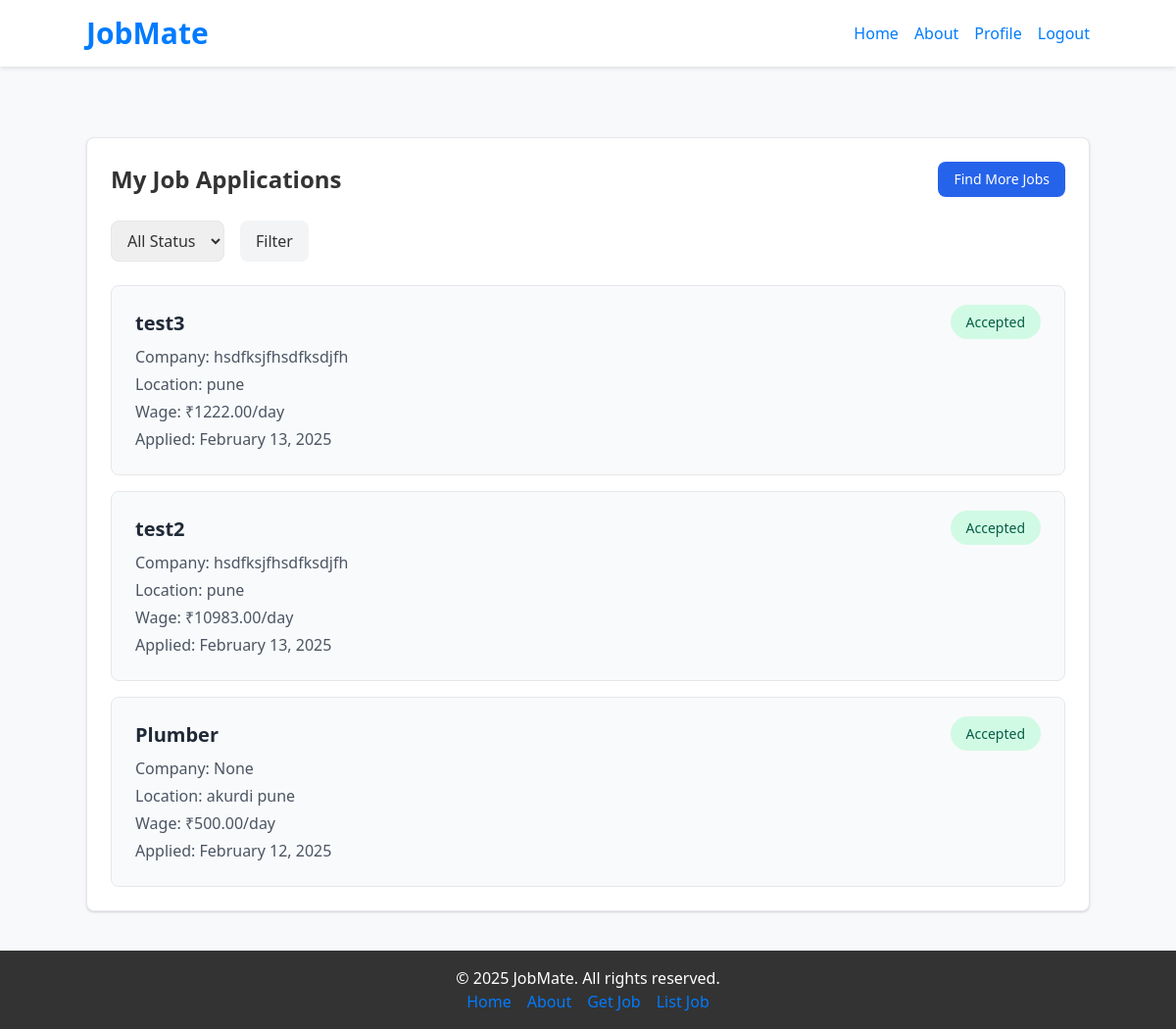
/worker/applications/ (signed in), run on an earlier commit of the app's database.
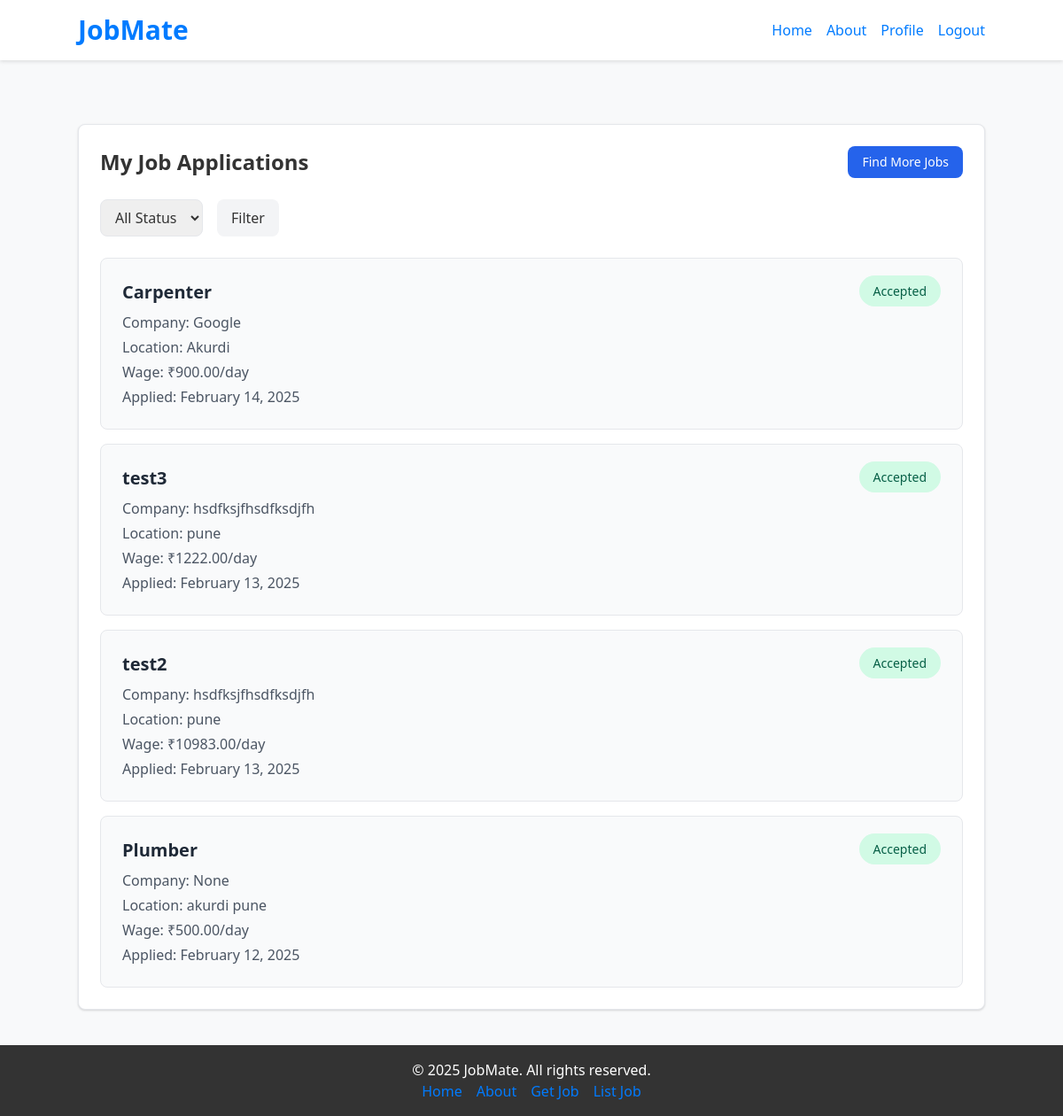
And on a later commit of the database.
### contractor/models.py (models this page shows, shortened)
class Application(models.Model):
    STATUS_CHOICES = (
        ('pending', 'Pending'),
        ('accepted', 'Accepted'),
        ('rejected', 'Rejected')
    )
    worker = models.ForeignKey('worker.Worker', on_delete=models.CASCADE)
    job = models.ForeignKey(Job, on_delete=models.CASCADE)
    status = models.CharField(max_length=10, choices=STATUS_CHOICES, default='pending')
    applied_at = models.DateTimeField(auto_now_add=True)
    class Meta:
        unique_together = ('worker', 'job')

class Job(models.Model):
    STATUS_CHOICES = (
        ('open', 'Open'),
        ('closed', 'Closed')
    )
    contractor = models.ForeignKey(Contractor, on_delete=models.CASCADE)
    title = models.CharField(max_length=255)
    description = models.TextField()
    location = models.CharField(max_length=255)
    wage = models.DecimalField(max_digits=10, decimal_places=2)
    required_skills = models.TextField(blank=True, null=True)
    created_at = models.DateTimeField(auto_now_add=True)
    status = models.CharField(max_length=10, choices=STATUS_CHOICES, default='open')

class Contractor(models.Model):
    user = models.OneToOneField(CustomUser, on_delete=models.CASCADE, primary_key=True)
    company_name = models.CharField(max_length=255, blank=True, null=True)
    rating_avg = models.FloatField(default=0)
    about = models.TextField(blank=True, null=True)

### worker/views.py (the view)
# urls.py: path('applications/', views.manage_applications, name='manage-applications'),
@login_required(login_url='/login/')
def applications(request):
    status_filter = request.GET.get('status', '')
    applications_list = Application.objects.filter(worker=request.user.worker)
    if status_filter:
        applications_list = applications_list.filter(status=status_filter)
    applications_list = applications_list.order_by('-applied_at')
    paginator = Paginator(applications_list, 10)  # Show 10 applications per page
    page = request.GET.get('page')
    applications = paginator.get_page(page)
    return render(request, 'worker_applications.html', {
        'applications': applications,
        'status': status_filter
    })

### worker/templates/worker_applications.html (shortened to what this page needs)
{% extends "base.html" %}
{% block content %}
<div class="max-w-6xl mx-auto mt-8">
    <div class="bg-white shadow rounded-lg p-6 border">
        <div class="flex justify-between items-center mb-6">
            <h2 class="text-2xl font-bold">My Job Applications</h2>
            <a href="{% url 'find-jobs' %}" class="bg-blue-600 text-white px-4 py-2 rounded-lg text-sm font-medium hover:bg-blue-700">
                Find More Jobs
            </a>
        </div>
        <div class="mb-6">
            <form method="get" class="flex gap-4">
                <select name="status" class="px-3 py-2 border rounded-lg focus:outline-none focus:ring-2 focus:ring-blue-600">
                    <option value="">All Status</option>
                </select>
                <button type="submit" class="bg-gray-100 px-4 py-2 rounded-lg hover:bg-gray-200">
                    Filter
                </button>
            </form>
        </div>
        <div class="space-y-4">
            {% for application in applications %}
            <div class="bg-gray-50 p-6 rounded-lg border">
                <div class="flex justify-between items-start">
                    <div>
                        <h3 class="text-xl font-semibold text-gray-800">{{ application.job.title }}</h3>
                        <div class="mt-2 space-y-1">
                            <p class="text-gray-600">
                                <span class="font-medium">Company:</span>
                                {{ application.job.contractor.company_name }}
                            </p>
                            <p class="text-gray-600">
                                <span class="font-medium">Location:</span>
                                {{ application.job.location }}
                            </p>
                            <p class="text-gray-600">
                                <span class="font-medium">Wage:</span>
                                ₹{{ application.job.wage }}/day
                            </p>
                            <p class="text-gray-600">
                                <span class="font-medium">Applied:</span>
                                {{ application.applied_at|date:"F j, Y" }}
                            </p>
                        </div>
                    </div>
                    <div class="text-right">
                        <span class="px-4 py-2 rounded-full text-sm
                            {% if application.status == 'pending' %}bg-yellow-100 text-yellow-800
                            {% elif application.status == 'accepted' %}bg-green-100 text-green-800
                            {% else %}bg-red-100 text-red-800{% endif %}">
                            {{ application.get_status_display }}
                        </span>
                    </div>
                </div>
            </div>
            {% endfor %}
        </div>
    </div>
</div>
{% endblock %}

What changed in the data, as far as the page shows it:
added Application: job "Carpenter", job.contractor.company_name "Google", job.location "Akurdi", job.wage "900.00", applied_at "February 14, 2025", status "Accepted"
